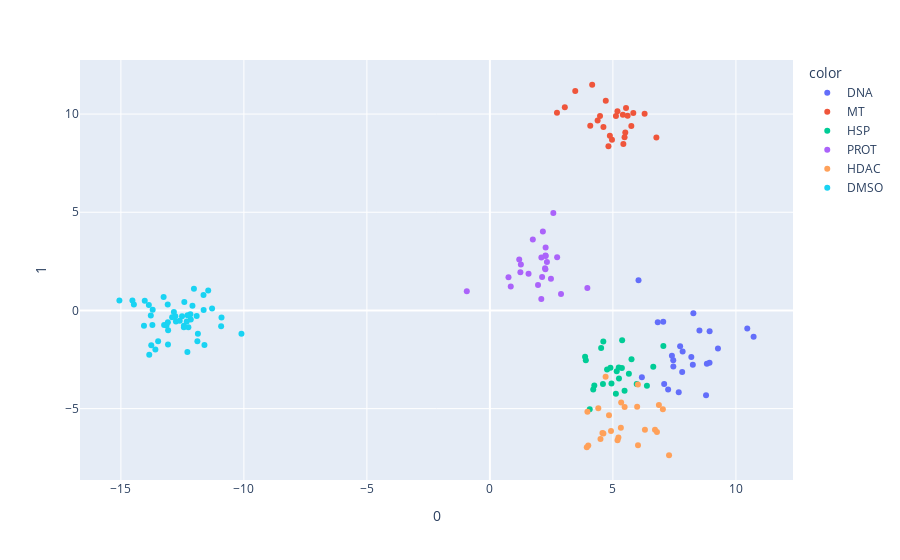

The code cell stored with this chart in its notebook:
### Code cell
import plotly.express as px
from sklearn.decomposition import PCA
from sklearn.preprocessing import StandardScaler
model = LinearDiscriminantAnalysis(n_components=4)
y2=[]
for i in range(24):
    y2.append('DNA')
for j in range(24):
    y2.append('MT')
for k in range(24):
    y2.append('HSP')
for m in range(24):
    y2.append('PROT')
for n in range(24):
    y2.append('HDAC')
for k in range(48):
    y2.append('DMSO')
#model.fit(X_drug, y)
#X_drug2 = model.transform(X_drug)
X_drug3=training.iloc[:,2:240].values
X_drug3=model.fit(X_drug3,y2).transform(X_drug3)
fig = px.scatter(X_drug3, x=0, y=1, color=train_drug_name_without_concentration2)
#training['drug_name']
fig.show()
#these 5 groups are very clearly separated, as we can see in the image

### Figure 1 — Plotly figure (JSON) as saved in the notebook; plotly's stock layout.template omitted (floating-point values rounded to 4 significant figures)
{"data": [{"hovertemplate": "color=DNA<br>0=%{x}<br>1=%{y}<extra></extra>", "legendgroup": "DNA", "marker": {"color": "#636efa", "symbol": "circle"}, "mode": "markers", "name": "DNA", "orientation": "v", "showlegend": true, "type": "scatter", "x": [10.46, 8.931, 7.816, 7.453, 7.835, 8.518, 8.819, 6.178, 8.927, 8.249, 7.084, 8.271, 6.042, 7.676, 7.244, 7.045, 6.824, 8.786, 7.457, 8.188, 9.27, 10.72, 7.399, 7.732], "xaxis": "x", "y": [-0.924, -1.063, -3.136, -2.533, -2.096, -1.019, -2.713, -3.404, -2.657, -2.769, -3.744, -0.1368, 1.533, -4.168, -4.026, -0.5796, -0.5946, -4.318, -2.856, -2.367, -1.932, -1.34, -2.311, -1.823], "yaxis": "y"}, {"hovertemplate": "color=MT<br>0=%{x}<br>1=%{y}<extra></extra>", "legendgroup": "MT", "marker": {"color": "#EF553B", "symbol": "circle"}, "mode": "markers", "name": "MT", "orientation": "v", "showlegend": true, "type": "scatter", "x": [4.379, 6.289, 4.476, 5.405, 4.819, 5.425, 4.711, 5.123, 4.079, 5.504, 6.767, 3.045, 5.829, 4.877, 5.534, 4.615, 5.185, 4.963, 5.599, 4.157, 3.47, 5.749, 5.474, 2.727], "xaxis": "x", "y": [9.67, 10.01, 9.904, 9.971, 8.367, 8.476, 10.68, 9.899, 9.4, 9.058, 8.808, 10.34, 10.05, 8.898, 10.31, 9.343, 10.15, 8.697, 9.919, 11.49, 11.18, 9.395, 8.823, 10.06], "yaxis": "y"}, {"hovertemplate": "color=HSP<br>0=%{x}<br>1=%{y}<extra></extra>", "legendgroup": "HSP", "marker": {"color": "#00cc96", "symbol": "circle"}, "mode": "markers", "name": "HSP", "orientation": "v", "showlegend": true, "type": "scatter", "x": [4.596, 5.756, 4.942, 4.058, 4.522, 4.61, 5.65, 3.869, 7.052, 5.121, 4.9, 3.9, 4.244, 6.641, 5.247, 4.764, 6.383, 4.2, 5.474, 5.238, 5.155, 5.365, 5.968, 5.376], "xaxis": "x", "y": [-3.739, -2.479, -3.716, -5.034, -1.918, -1.579, -3.228, -2.355, -1.816, -4.24, -2.912, -2.531, -3.816, -2.861, -3.469, -3.003, -3.832, -4.02, -4.089, -2.908, -3.1, -2.936, -3.739, -1.516], "yaxis": "y"}, {"hovertemplate": "color=PROT<br>0=%{x}<br>1=%{y}<extra></extra>", "legendgroup": "PROT", "marker": {"color": "#ab63fa", "symbol": "circle"}, "mode": "markers", "name": "PROT", "orientation": "v", "showlegend": true, "type": "scatter", "x": [2.268, 2.261, 1.259, 2.089, 2.579, 2.891, 2.242, 2.093, 2.256, 1.239, 3.961, -0.9392, 1.192, 2.482, 1.571, 2.153, 0.7559, 2.318, 2.733, 1.957, 2.122, 1.745, 2.266, 0.8474], "xaxis": "x", "y": [2.77, 2.802, 2.336, 0.5809, 4.962, 0.843, 2.144, 2.693, 2.093, 1.94, 1.141, 0.9715, 2.592, 1.614, 1.863, 4.021, 1.689, 2.463, 2.715, 1.299, 1.705, 3.613, 3.208, 1.219], "yaxis": "y"}, {"hovertemplate": "color=HDAC<br>0=%{x}<br>1=%{y}<extra></extra>", "legendgroup": "HDAC", "marker": {"color": "#FFA15A", "symbol": "circle"}, "mode": "markers", "name": "HDAC", "orientation": "v", "showlegend": true, "type": "scatter", "x": [5.224, 5.986, 7.282, 4.406, 6.016, 4.574, 5.188, 6.711, 4.613, 3.964, 6.02, 4.841, 3.999, 5.324, 4.923, 5.477, 4.495, 6.301, 5.336, 7.03, 3.939, 6.791, 6.87, 4.703], "xaxis": "x", "y": [-6.475, -4.906, -7.373, -4.977, -3.771, -6.246, -6.604, -6.07, -6.27, -5.162, -6.858, -5.342, -6.878, -5.977, -6.138, -4.91, -6.542, -6.075, -4.693, -5.025, -6.967, -6.185, -4.812, -3.373], "yaxis": "y"}, {"hovertemplate": "color=DMSO<br>0=%{x}<br>1=%{y}<extra></extra>", "legendgroup": "DMSO", "marker": {"color": "#19d3f3", "symbol": "circle"}, "mode": "markers", "name": "DMSO", "orientation": "v", "showlegend": true, "type": "scatter", "x": [-12.17, -11.87, -14.06, -13.15, -12.09, -12.03, -12.76, -12.44, -12.26, -12.84, -13.08, -13.24, -14.47, -13.6, -11.6, -12.42, -13.85, -11.64, -15.06, -13.71, -12.79, -12.29, -11.29, -13.09, -11.45, -10.91, -10.1, -12.92, -13.72, -13.49, -12.3, -13.78, -10.93, -13.86, -12.51, -12.16, -12.61, -11.89, -12.44, -14.53, -13.77, -13.1, -14.03, -11.92, -13.09, -11.64, -13.26, -12.32], "xaxis": "x", "y": [-0.1925, -1.187, -0.7729, -0.7692, 0.2451, 1.103, -0.566, -0.8558, -0.8513, -0.0851, -1.009, -0.7385, 0.3081, -1.992, -1.758, 0.4292, -2.261, 0.783, 0.5078, 0.03003, -0.3014, -0.248, 0.09972, -0.6029, 1.017, -0.3597, -1.18, -0.3412, -0.7399, -1.565, -2.119, -0.2628, -0.8044, 0.2739, -0.2996, -0.4646, -0.5276, -1.565, -0.774, 0.5068, -1.773, 0.3051, 0.4975, -0.2837, -1.73, 0.02229, 0.6805, -0.5594], "yaxis": "y"}], "layout": {"legend": {"title": {"text": "color"}, "tracegroupgap": 0}, "margin": {"t": 60}, "xaxis": {"anchor": "y", "domain": [0, 1], "title": {"text": "0"}}, "yaxis": {"anchor": "x", "domain": [0, 1], "title": {"text": "1"}}}}
